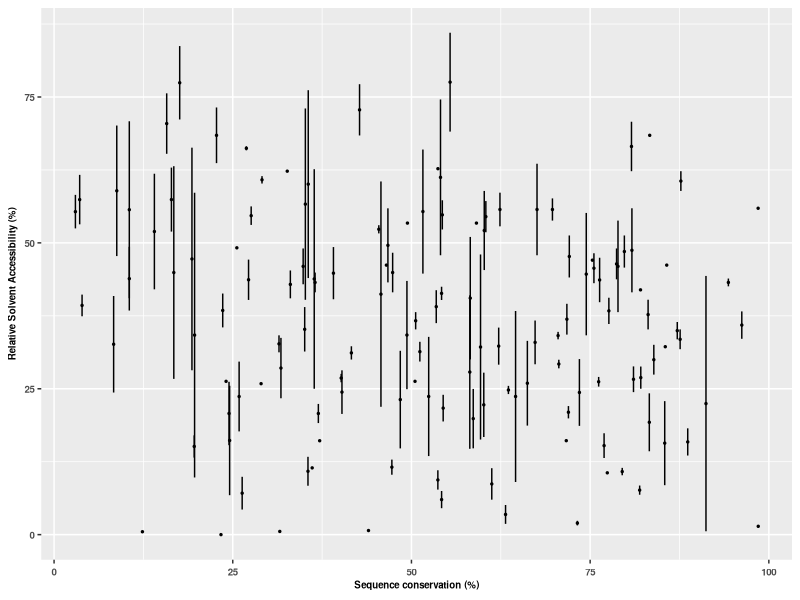

The R script that drew this image:
#R code
library(ggplot2)
library(scales)
library(RColorBrewer)
library(readr)
library(tidyr)
library(reshape)
library(stringr)
library(dplyr)
library(ggrepel)
library(gridExtra)
library(data.table)
require(cowplot)

t <- read_tsv('result/ISG15_sites_cluster1and2.tsv') %>%
       mutate(RSA_mean=RSA_mean*100) %>%
       mutate(RSA_sd=RSA_sd*100) %>%
       mutate(Lys_Conservation=Lys_Conservation*100)
textsize <- 7
p  <- ggplot(t, aes(Lys_Conservation, RSA_mean)) + 
        geom_point(size=0.5) + 
        geom_errorbar(aes(ymin=RSA_mean-RSA_sd, ymax=RSA_mean+RSA_sd), width=0) +
        xlab(expression(bold("Sequence conservation (%)"))) +
	ylab(expression(bold("Relative Solvent Accessibility (%)"))) +
	theme(plot.title=element_blank(),
	      axis.title=element_text(size=textsize,face="bold"),
	      axis.text=element_text(size=textsize,face="bold"),
	      axis.text.x=element_text(angle = 0, hjust=0.5, size=textsize, vjust=0.5,face="bold"),
	      legend.key.size=unit(0.08,'in'),
	      legend.title=element_blank(),
	      legend.text=element_text(size=textsize,face="bold"),
	      legend.position='none') 
ggsave('graph/RSA_vs_Con_Cluster1and2.png',p,height=2.5,width=2.5, dpi=300)
print (cor.test(t$Lys_Conservation, t$RSA_mean))
